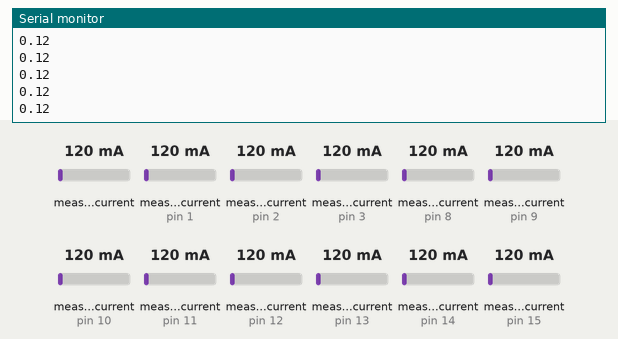
Bench run of a sketch on a simulated Arduino Uno, built with avr-gcc and run on an emulated ATmega328P. Parts: the last lines printed to the serial monitor. Inputs (shaded band) come from the test bench; at power-on: measured current 120 mA, measured current (sensors on pin 1, pin 2, pin 3, pin 8, pin 9, pin 10, pin 11, pin 12, pin 13, pin 14, pin 15) 120 mA.

Above: at 5.1 s.
5.2 s: measured current (sensor 0) set to 40 mA
At 8.61 s:
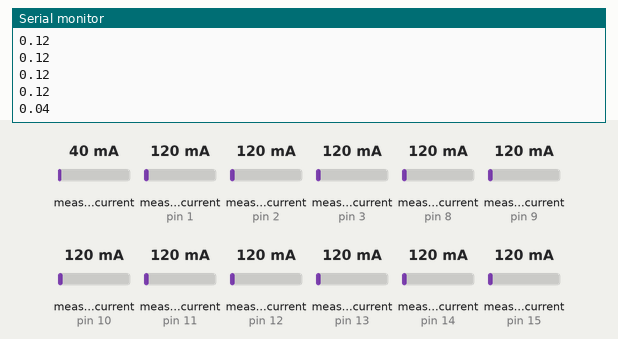
10.4 s: measured current (sensor on pin 1) set to 500 mA
At 12.94 s:
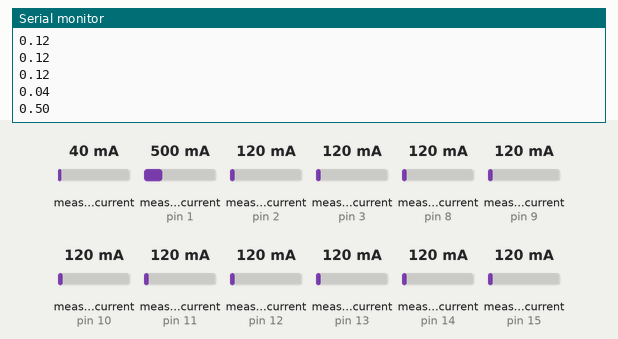
15.6 s: measured current (sensor on pin 2) set to 1000 mA
At 17.26 s:
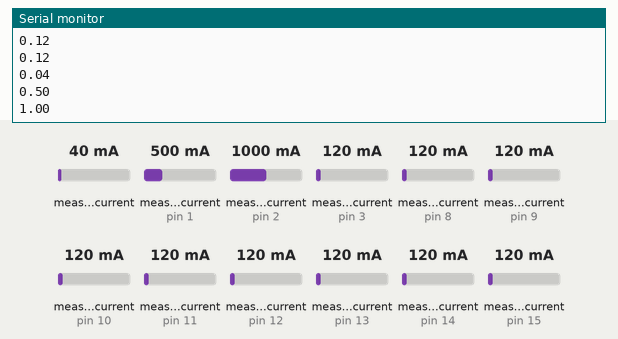
20.8 s: measured current (sensor on pin 3) set to 1960 mA
At 21.58 s:
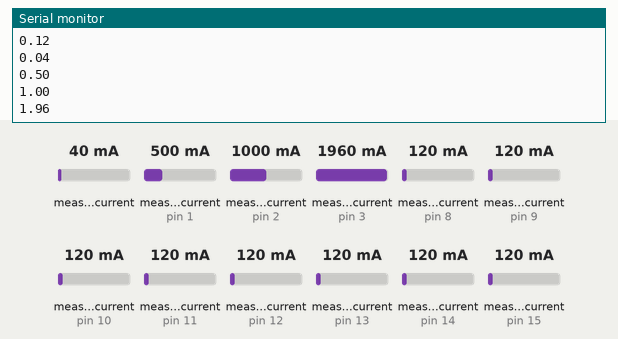
26.0 s: measured current (sensor on pin 8) set to 1500 mA
At 26.08 s:
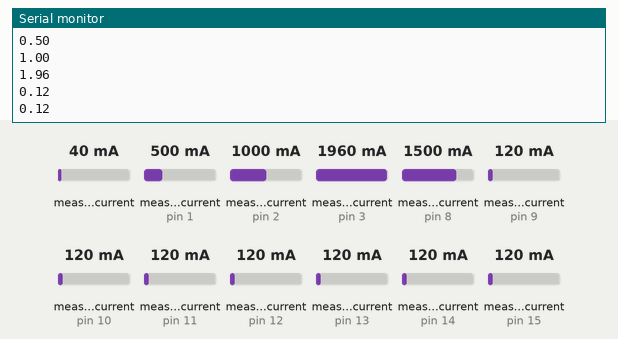
Timing chart, 0 to 29.0 s (numbered marks = the images above; inputs shaded):
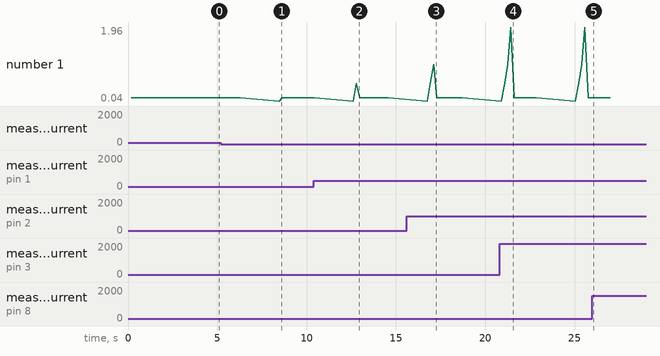

The sketch:

CTSensor.ino
```cpp
#include "EmonLib.h" //
EnergyMonitor emon1;             // Create an instance
void setup()
 {
 Serial.begin(9600);
 emon1.current(0, 29); // Current: input pin, calibration. Cur Const= Ratio/BurdenR. 1800/62 = 29.
 }
void loop() {

emon1.current(0, 29);
double Irms = emon1.calcIrms(1480); // Calculate Irms only
Serial.println(Irms); // Irms
emon1.current(1, 29);
Irms = emon1.calcIrms(1480); // Calculate Irms only
Serial.println(Irms); // Irms
emon1.current(2, 29);
Irms = emon1.calcIrms(1480); // Calculate Irms only
Serial.println(Irms); // Irms
emon1.current(3, 29);
Irms = emon1.calcIrms(1480); // Calculate Irms only
Serial.println(Irms); // Irms
emon1.current(8, 29);
Irms = emon1.calcIrms(1480); // Calculate Irms only
Serial.println(Irms); // Irms
emon1.current(9, 29);
Irms = emon1.calcIrms(1480); // Calculate Irms only
Serial.println(Irms); // Irms
emon1.current(10, 29);
Irms = emon1.calcIrms(1480); // Calculate Irms only
Serial.println(Irms); // Irms
emon1.current(11, 29);
Irms = emon1.calcIrms(1480); // Calculate Irms only
Serial.println(Irms); // Irms
emon1.current(12, 29);
Irms = emon1.calcIrms(1480); // Calculate Irms only
Serial.println(Irms); // Irms
emon1.current(13, 29);
Irms = emon1.calcIrms(1480); // Calculate Irms only
Serial.println(Irms); // Irms
emon1.current(14, 29);
Irms = emon1.calcIrms(1480); // Calculate Irms only
Serial.println(Irms); // Irms
emon1.current(15, 29);
Irms = emon1.calcIrms(1480); // Calculate Irms only
Serial.println(Irms); // Irms
Serial.println();Serial.println();

delay(2000);
}
```

Measured:
- after the input at 5.2 s, the serial monitor: prints a new line after 3.3 s (image 1)
- after the input at 10.4 s, the serial monitor: prints a new line after 2.4 s (image 2)
- after the input at 15.6 s, the serial monitor: prints a new line after 1.5 s (image 3)
- after the input at 20.8 s, the serial monitor: prints a new line after 0.64 s (image 4)
